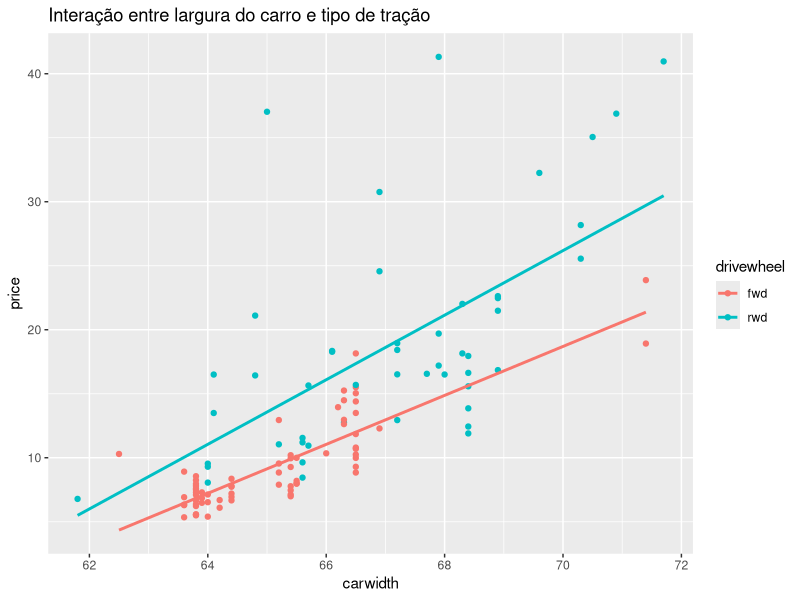

R code for this plot:
# Carregar os dados
base = read.csv2("car_base.csv")

# Filtrar para remover carros com tração "4wd"
base1 = base[base$drivewheel != "4wd", ]

# Selecionar amostra de 120 carros
set.seed(06062001) # COLOQUE O SEU DIA MÊS E ANO DE NASCIMENTO NA SET.SEED
base1 = base1[sample(nrow(base1), 120),]

# Converter a variável 'drivewheel' para qualitativa
base1$drivewheel = as.factor(base1$drivewheel)

# Ajustar o modelo com interação
modelo_interacao = lm(price ~ carwidth*drivewheel, data=base1)
summary(modelo_interacao)

# Modelo sem interação
modelo_sem_interacao <- lm(price ~ carwidth+drivewheel, data=base1)
summary(modelo_sem_interacao)

# Conclusão (Interpretação dos Coeficientes):
# Os coeficientes representam o efeito médio de cada variável no preço do carro. 
# A variável 'carwidth' indica o aumento esperado no preço para cada polegada adicional na largura do carro. 
# Para as variáveis categóricas (drivewheel), o coeficiente mostra a diferença no preço em relação à categoria de referência.

# Gráfico para representar a interação no modelo
library(ggplot2)

ggplot(base1, aes(x=carwidth, y=price, color=drivewheel)) +
  geom_point() +
  geom_smooth(method="lm", se=FALSE) +
  labs(title="Interação entre largura do carro e tipo de tração")

# Intervalo de confiança e um intervalo de predição carro 70 pol
novo_carro <- data.frame(carwidth=70, drivewheel="fwd")

# Intervalo de confiança
predict(modelo_sem_interacao, novo_carro, interval="confidence", level=0.95)

# Intervalo de predição
predict(modelo_sem_interacao, novo_carro, interval="predict", level=0.95)

# Conclusão (Diferença entre Intervalo de Confiança e Intervalo de Predição):
# O intervalo de confiança refere-se à estimativa da média esperada do preço 
# para carros com essas características. 
# Já o intervalo de predição reflete a faixa de valores para o preço de um carro específico 
# com essas características, incluindo a variação de erros individuais.
